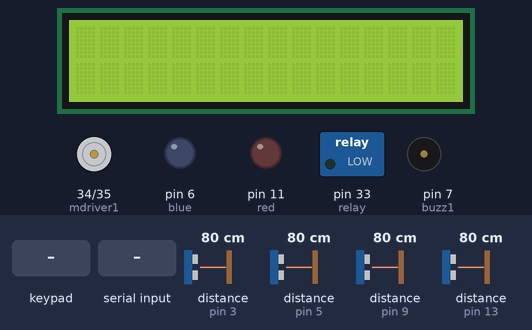
Bench run of a sketch on a simulated Arduino Mega 2560, built with avr-gcc and run on an emulated ATmega2560. On the bench: 16×2 character LCD, motor-driver pin pairs drawn as motors (green arrow = first pin HIGH = forward, orange = second pin HIGH = backward, longer = more drive, scaled by the enable pin), switched loads named in the sketch (green lamp = pin HIGH), output pins drawn as LEDs (lit = HIGH), buzzer (waves = sounding, pin HIGH). Wiring (inferred from the names in the program): 2 × ultrasonic range finder: trigger pin 2, echo pin 3 / trigger pin 4, echo pin 5. The test bench sets the inputs (shaded band); at power-on: distance to the obstacle (sensors on pin 3, pin 5, pin 9, pin 13) 80 cm. The echo pulse lasts 58.3 µs per cm; the modem accepts every AT command (registered, SIM ready, sends succeed) and sends nothing else; pins used as bus, display or sensor lines are not drawn; what the sketch prints to the serial monitor is not drawn.

Above: at 1.2 s.
1.3 s: key 'D' pressed
At 4.4 s:
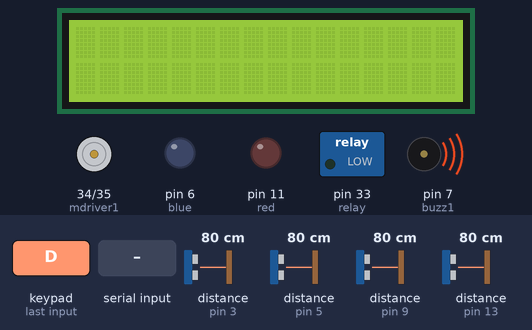
At 14.1 s:
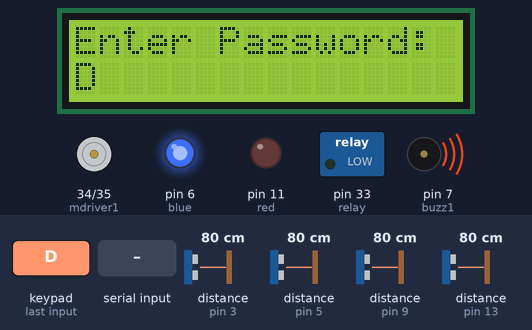
14.4 s: distance to the obstacle (sensor on pin 3) set to 70 cm
17.3 s: distance to the obstacle (sensor on pin 3) set to 63 cm
At 29.11 s:
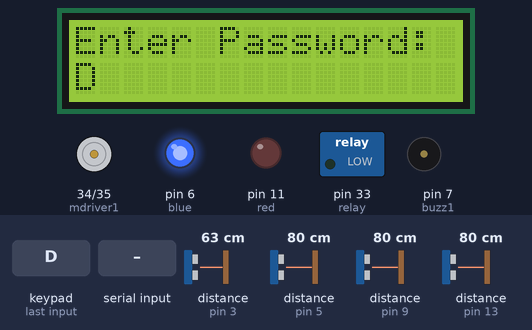
30.6 s: key 'C' pressed
44.6 s: "1" received over Serial
At 46.5 s:
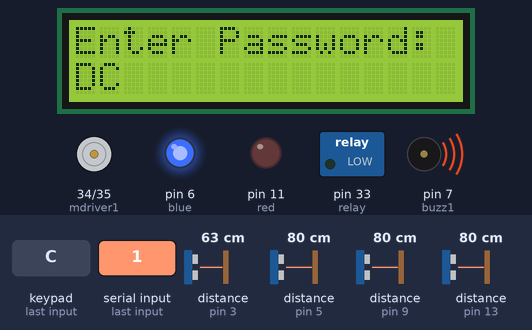
58.0 s: "2" received over Serial
Timing chart, 0 to 72.6 s (numbered marks = the images above; inputs shaded):
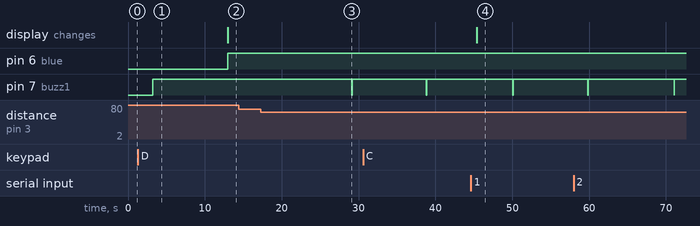

Measured:
- the behaviour switches between 67 and 66 cm on distance to the obstacle (sensor on pin 3) (found by bisection; images 2 and 3)
- after the input at 1.3 s, pin 6 (blue): LOW → HIGH after 11.7 s; the display: changes after 11.7 s (image 2)
- after the input at 14.4 s, every drawn part: stays the same
- after the input at 17.3 s, pin 7 (buzz1): HIGH → LOW after 11.8 s, → HIGH 0.06 s later

The sketch:

board_1.ino
```cpp
#include <SoftwareSerial.h>
SoftwareSerial mySerial(22,23);
#include <Keypad.h>
#include <LiquidCrystal_I2C.h>
#include <Wire.h>
#include <LCD_I2C.h>
#include <EEPROM.h>
#define Password_Length 8
#define mdriver1 34
#define mdriver2 35
#define relay 33
#define trigrb 4
#define echorb 5
#define triglb 2
#define echolb 3
#define triglf 12
#define echolf 13
#define trigrf 8
#define echorf 9
#define buzz1 7
char val;
int time;
int distance;
const int ldrPin = A0;
const int led = 22;
char Data[Password_Length];
char Master[Password_Length] = "123A456";
byte data_count = 0, master_count = 0;
int Attempt = 1;
bool Pass_is_good;
char customKey;
int position = 0;
const byte ROWS = 4;
const byte COLS = 4;
char keys[ROWS][COLS] = {
{'D','#','0','*'},
{'C','9','8','7'},
{'B','6','5','4'},
{'A','3','2','1'}
};

byte rowPins[ROWS] = {46, 47, 48, 49};
byte colPins[COLS] = {50, 51, 52, 53};
Keypad customKeypad = Keypad(makeKeymap(keys), rowPins, colPins, ROWS, COLS);
int red = 11;
int green = 10;
int blue = 6;
LiquidCrystal_I2C lcd(0x27, 16, 2);
void setup()
{
 lcd.init();
 lcd.backlight();
pinMode(red, OUTPUT);
pinMode(green, OUTPUT);
pinMode(blue, OUTPUT);
pinMode(mdriver1, OUTPUT);
pinMode(mdriver2, OUTPUT);
pinMode(relay, OUTPUT);
pinMode(trigrb, OUTPUT);
pinMode(echorb,INPUT);
pinMode(triglb,OUTPUT);
pinMode(echolb,INPUT);
pinMode(triglf,OUTPUT);
pinMode(echolf,INPUT);
pinMode(trigrf,OUTPUT);
pinMode(echorf,INPUT);
pinMode(buzz1,OUTPUT);
mySerial.begin(9600);
Serial.begin(9600);
}

void loop(){

 if (Serial.available()){
     val = Serial.read();
     Serial.println(val);
  }
  if (val == '1'){
    analogWrite(mdriver2,200);
    delay(1500);
    val='0';
  }
  else if(val=='0'){
    digitalWrite(mdriver2,LOW);
  }
  else if (val=='2'){
    analogWrite(mdriver1,200);
    delay(1500);
    val='3';
  }
  else if(val=='3'){
    digitalWrite(mdriver1,LOW);
  }
  digitalWrite(trigrb,HIGH);
    delayMicroseconds (10);
    digitalWrite (trigrb, LOW);
    time = pulseIn (echorb, HIGH);
    distance = (time * 0.034) / 2;
  if (distance > 55)
  {
    sendMessage();
  digitalWrite(buzz1,HIGH);
    delay(50);
  }
  else {
    digitalWrite(buzz1,LOW);
    delay(50);
  }
   digitalWrite(triglb,HIGH);
    delayMicroseconds (10);
    digitalWrite (triglb, LOW);
    time = pulseIn (echolb, HIGH);
    distance = time * 0.034 / 2;
  if (distance > 65)
  {
    digitalWrite(buzz1,HIGH);
    sendMessage();
    delay(50);
  }
  else {
    digitalWrite(buzz1,LOW);
    delay(50);
  }
   digitalWrite(triglf,HIGH);
    delayMicroseconds (10);
    digitalWrite (triglf, LOW);
    time = pulseIn (echolf, HIGH);
    distance = time * 0.034 / 2;
  if (distance >53)
  {
    digitalWrite(buzz1,HIGH);
    sendMessage();
    delay(50);
  }
  else {
    digitalWrite(buzz1,LOW);
    delay(50);
  }
  digitalWrite(trigrf,HIGH);
    delayMicroseconds (10);
    digitalWrite (trigrf, LOW);
    time = pulseIn (echorf, HIGH);
    distance = (time * 0.034) / 2;
  if (distance > 65)
  {
    digitalWrite(buzz1,HIGH);
    sendMessage();
    delay(50);
  }
  else {
    digitalWrite(buzz1,LOW);
    delay(50);
  }
  lcd.setCursor(0,0);
  lcd.print("Enter Password:");
  customKey = customKeypad.getKey();
  if (customKey){
    digitalWrite(blue,HIGH);
    Data[data_count] = customKey;
    lcd.setCursor(data_count,1);
    lcd.print(Data[data_count]);
    data_count++;
    }
  if(data_count == Password_Length-1){
    lcd.clear();
    if(!strcmp(Data, Master)){
      digitalWrite(red,LOW);
      digitalWrite(green,HIGH);
      delay(3000);
      digitalWrite(green,LOW);
      digitalWrite(blue,LOW);
      lcd.print("Access Granted");
      lcd.setCursor(0,1);
      lcd.print("Gate Open");
       digitalWrite(relay,HIGH);
     delay(3000);
     digitalWrite(relay,LOW);
      analogWrite(mdriver1,255);
      delay(3000);
      digitalWrite(mdriver1,LOW);
      }
      else{
      digitalWrite(red,HIGH);
      delay(3000);
      digitalWrite(red,LOW);
      digitalWrite(green,LOW);
      digitalWrite(blue,LOW);
      lcd.print("Incorrect");
      lcd.setCursor(0,1);
      lcd.print("Try Again");
      digitalWrite(relay,LOW);
      delay(5000);
      }
        lcd.clear();
    clearData();
  }
}
void clearData(){
  while(data_count !=0){
    Data[data_count--] = 0;
  }
  return;
}
void sendMessage(){
  mySerial.println("AT+CMGF=1");
  delay(1000);
  mySerial.println("AT+CMGS=\"+94770334480\"\r");
  delay(1000);
  mySerial.println("Please check the Graden");
  delay(100);
  mySerial.println((char)26);
  delay(1000);
}
```
